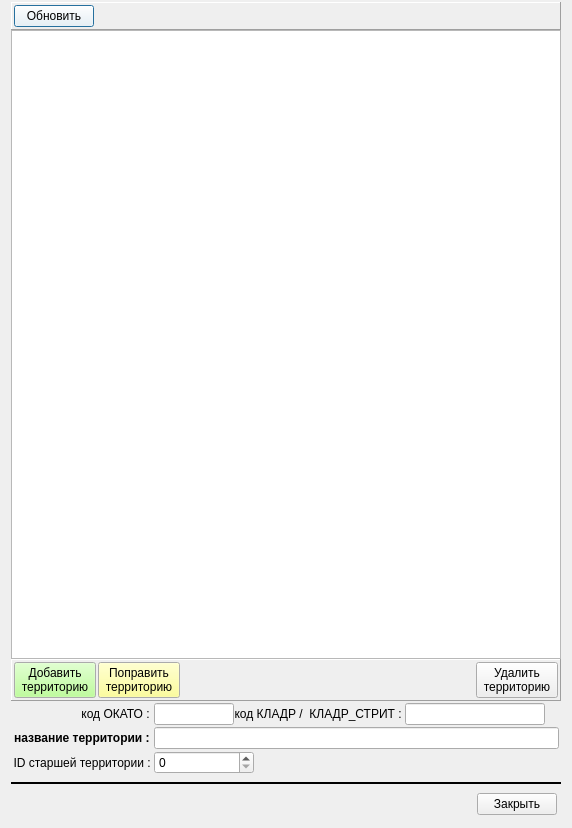
<?xml version="1.0" encoding="UTF-8"?>
<ui version="4.0">
 <class>list_persons_terrs_wnd</class>
 <widget class="QDialog" name="list_persons_terrs_wnd">
  <property name="geometry">
   <rect>
    <x>0</x>
    <y>0</y>
    <width>572</width>
    <height>828</height>
   </rect>
  </property>
  <property name="windowTitle">
   <string>Справочник территорий (для отчётов по застрахованным)</string>
  </property>
  <layout class="QVBoxLayout" name="verticalLayout" stretch="0,1,0,0,0,0">
   <property name="spacing">
    <number>0</number>
   </property>
   <property name="topMargin">
    <number>2</number>
   </property>
   <item>
    <widget class="QFrame" name="frame">
     <property name="frameShape">
      <enum>QFrame::Panel</enum>
     </property>
     <property name="frameShadow">
      <enum>QFrame::Raised</enum>
     </property>
     <layout class="QHBoxLayout" name="horizontalLayout">
      <property name="spacing">
       <number>2</number>
      </property>
      <property name="leftMargin">
       <number>2</number>
      </property>
      <property name="topMargin">
       <number>2</number>
      </property>
      <property name="rightMargin">
       <number>2</number>
      </property>
      <property name="bottomMargin">
       <number>2</number>
      </property>
      <item>
       <widget class="QPushButton" name="bn_refresh">
        <property name="palette">
         <palette>
          <active>
           <colorrole role="Button">
            <brush brushstyle="SolidPattern">
             <color alpha="255">
              <red>255</red>
              <green>255</green>
              <blue>255</blue>
             </color>
            </brush>
           </colorrole>
          </active>
          <inactive>
           <colorrole role="Button">
            <brush brushstyle="SolidPattern">
             <color alpha="255">
              <red>255</red>
              <green>255</green>
              <blue>255</blue>
             </color>
            </brush>
           </colorrole>
          </inactive>
          <disabled>
           <colorrole role="Button">
            <brush brushstyle="SolidPattern">
             <color alpha="255">
              <red>255</red>
              <green>255</green>
              <blue>255</blue>
             </color>
            </brush>
           </colorrole>
          </disabled>
         </palette>
        </property>
        <property name="text">
         <string>Обновить</string>
        </property>
        <property name="icon">
         <iconset resource="_inko_pol2_res.qrc">
          <normaloff>:/refresh.png</normaloff>:/refresh.png</iconset>
        </property>
       </widget>
      </item>
      <item>
       <spacer name="horizontalSpacer">
        <property name="orientation">
         <enum>Qt::Horizontal</enum>
        </property>
        <property name="sizeHint" stdset="0">
         <size>
          <width>40</width>
          <height>20</height>
         </size>
        </property>
       </spacer>
      </item>
     </layout>
    </widget>
   </item>
   <item>
    <widget class="QTableView" name="tab_terrs">
     <property name="selectionMode">
      <enum>QAbstractItemView::SingleSelection</enum>
     </property>
     <property name="selectionBehavior">
      <enum>QAbstractItemView::SelectRows</enum>
     </property>
     <attribute name="verticalHeaderDefaultSectionSize">
      <number>20</number>
     </attribute>
     <attribute name="verticalHeaderMinimumSectionSize">
      <number>20</number>
     </attribute>
    </widget>
   </item>
   <item>
    <widget class="QFrame" name="frame_2">
     <property name="frameShape">
      <enum>QFrame::Panel</enum>
     </property>
     <property name="frameShadow">
      <enum>QFrame::Raised</enum>
     </property>
     <layout class="QHBoxLayout" name="horizontalLayout_2">
      <property name="spacing">
       <number>2</number>
      </property>
      <property name="leftMargin">
       <number>2</number>
      </property>
      <property name="topMargin">
       <number>2</number>
      </property>
      <property name="rightMargin">
       <number>2</number>
      </property>
      <property name="bottomMargin">
       <number>2</number>
      </property>
      <item>
       <widget class="QPushButton" name="bn_add">
        <property name="palette">
         <palette>
          <active>
           <colorrole role="Button">
            <brush brushstyle="SolidPattern">
             <color alpha="255">
              <red>170</red>
              <green>255</green>
              <blue>127</blue>
             </color>
            </brush>
           </colorrole>
          </active>
          <inactive>
           <colorrole role="Button">
            <brush brushstyle="SolidPattern">
             <color alpha="255">
              <red>170</red>
              <green>255</green>
              <blue>127</blue>
             </color>
            </brush>
           </colorrole>
          </inactive>
          <disabled>
           <colorrole role="Button">
            <brush brushstyle="SolidPattern">
             <color alpha="255">
              <red>170</red>
              <green>255</green>
              <blue>127</blue>
             </color>
            </brush>
           </colorrole>
          </disabled>
         </palette>
        </property>
        <property name="text">
         <string>Добавить
 территорию </string>
        </property>
       </widget>
      </item>
      <item>
       <widget class="QPushButton" name="bn_edit">
        <property name="palette">
         <palette>
          <active>
           <colorrole role="Button">
            <brush brushstyle="SolidPattern">
             <color alpha="255">
              <red>255</red>
              <green>255</green>
              <blue>127</blue>
             </color>
            </brush>
           </colorrole>
          </active>
          <inactive>
           <colorrole role="Button">
            <brush brushstyle="SolidPattern">
             <color alpha="255">
              <red>255</red>
              <green>255</green>
              <blue>127</blue>
             </color>
            </brush>
           </colorrole>
          </inactive>
          <disabled>
           <colorrole role="Button">
            <brush brushstyle="SolidPattern">
             <color alpha="255">
              <red>255</red>
              <green>255</green>
              <blue>127</blue>
             </color>
            </brush>
           </colorrole>
          </disabled>
         </palette>
        </property>
        <property name="text">
         <string>Поправить
 территорию </string>
        </property>
       </widget>
      </item>
      <item>
       <spacer name="horizontalSpacer_2">
        <property name="orientation">
         <enum>Qt::Horizontal</enum>
        </property>
        <property name="sizeHint" stdset="0">
         <size>
          <width>40</width>
          <height>20</height>
         </size>
        </property>
       </spacer>
      </item>
      <item>
       <widget class="QPushButton" name="bn_delete">
        <property name="text">
         <string>Удалить
 территорию </string>
        </property>
       </widget>
      </item>
     </layout>
    </widget>
   </item>
   <item>
    <layout class="QFormLayout" name="formLayout">
     <property name="fieldGrowthPolicy">
      <enum>QFormLayout::AllNonFixedFieldsGrow</enum>
     </property>
     <property name="verticalSpacing">
      <number>2</number>
     </property>
     <property name="leftMargin">
      <number>2</number>
     </property>
     <property name="topMargin">
      <number>2</number>
     </property>
     <property name="rightMargin">
      <number>2</number>
     </property>
     <property name="bottomMargin">
      <number>2</number>
     </property>
     <item row="0" column="0">
      <widget class="QLabel" name="label_5">
       <property name="minimumSize">
        <size>
         <width>140</width>
         <height>0</height>
        </size>
       </property>
       <property name="text">
        <string>код ОКАТО : </string>
       </property>
       <property name="alignment">
        <set>Qt::AlignRight|Qt::AlignTrailing|Qt::AlignVCenter</set>
       </property>
      </widget>
     </item>
     <item row="1" column="0">
      <widget class="QLabel" name="label">
       <property name="minimumSize">
        <size>
         <width>140</width>
         <height>0</height>
        </size>
       </property>
       <property name="font">
        <font>
         <weight>75</weight>
         <bold>true</bold>
        </font>
       </property>
       <property name="text">
        <string>название территории : </string>
       </property>
       <property name="alignment">
        <set>Qt::AlignRight|Qt::AlignTrailing|Qt::AlignVCenter</set>
       </property>
      </widget>
     </item>
     <item row="1" column="1">
      <widget class="QLineEdit" name="ln_terr_name">
       <property name="font">
        <font>
         <weight>75</weight>
         <bold>true</bold>
        </font>
       </property>
      </widget>
     </item>
     <item row="3" column="0">
      <widget class="QLabel" name="label_2">
       <property name="minimumSize">
        <size>
         <width>140</width>
         <height>0</height>
        </size>
       </property>
       <property name="text">
        <string>ID старшей территории : </string>
       </property>
       <property name="alignment">
        <set>Qt::AlignRight|Qt::AlignTrailing|Qt::AlignVCenter</set>
       </property>
      </widget>
     </item>
     <item row="3" column="1">
      <widget class="QSpinBox" name="spin_up">
       <property name="maximumSize">
        <size>
         <width>100</width>
         <height>16777215</height>
        </size>
       </property>
       <property name="font">
        <font>
         <weight>50</weight>
         <bold>false</bold>
        </font>
       </property>
       <property name="minimum">
        <number>0</number>
       </property>
       <property name="maximum">
        <number>1000000000</number>
       </property>
      </widget>
     </item>
     <item row="0" column="1">
      <layout class="QHBoxLayout" name="horizontalLayout_3">
       <item>
        <widget class="QLineEdit" name="ln_okato">
         <property name="maximumSize">
          <size>
           <width>80</width>
           <height>16777215</height>
          </size>
         </property>
         <property name="font">
          <font>
           <weight>50</weight>
           <bold>false</bold>
          </font>
         </property>
        </widget>
       </item>
       <item>
        <widget class="QLabel" name="label_4">
         <property name="minimumSize">
          <size>
           <width>160</width>
           <height>0</height>
          </size>
         </property>
         <property name="text">
          <string>код КЛАДР /  КЛАДР_СТРИТ : </string>
         </property>
         <property name="alignment">
          <set>Qt::AlignRight|Qt::AlignTrailing|Qt::AlignVCenter</set>
         </property>
        </widget>
       </item>
       <item>
        <widget class="QLineEdit" name="ln_kladr">
         <property name="minimumSize">
          <size>
           <width>140</width>
           <height>0</height>
          </size>
         </property>
         <property name="maximumSize">
          <size>
           <width>150</width>
           <height>16777215</height>
          </size>
         </property>
         <property name="font">
          <font>
           <weight>50</weight>
           <bold>false</bold>
          </font>
         </property>
         <property name="inputMask">
          <string>999999999999999</string>
         </property>
        </widget>
       </item>
       <item>
        <spacer name="horizontalSpacer_4">
         <property name="orientation">
          <enum>Qt::Horizontal</enum>
         </property>
         <property name="sizeHint" stdset="0">
          <size>
           <width>2</width>
           <height>2</height>
          </size>
         </property>
        </spacer>
       </item>
      </layout>
     </item>
    </layout>
   </item>
   <item>
    <widget class="Line" name="line">
     <property name="minimumSize">
      <size>
       <width>0</width>
       <height>15</height>
      </size>
     </property>
     <property name="frameShadow">
      <enum>QFrame::Plain</enum>
     </property>
     <property name="lineWidth">
      <number>2</number>
     </property>
     <property name="orientation">
      <enum>Qt::Horizontal</enum>
     </property>
    </widget>
   </item>
   <item>
    <layout class="QHBoxLayout" name="horizontalLayout_4">
     <property name="spacing">
      <number>2</number>
     </property>
     <property name="leftMargin">
      <number>2</number>
     </property>
     <property name="topMargin">
      <number>2</number>
     </property>
     <property name="rightMargin">
      <number>2</number>
     </property>
     <property name="bottomMargin">
      <number>2</number>
     </property>
     <item>
      <spacer name="horizontalSpacer_3">
       <property name="orientation">
        <enum>Qt::Horizontal</enum>
       </property>
       <property name="sizeHint" stdset="0">
        <size>
         <width>40</width>
         <height>20</height>
        </size>
       </property>
      </spacer>
     </item>
     <item>
      <widget class="QPushButton" name="bn_close">
       <property name="text">
        <string>Закрыть</string>
       </property>
      </widget>
     </item>
     <item>
      <layout class="QVBoxLayout" name="verticalLayout_2">
       <property name="spacing">
        <number>1</number>
       </property>
       <property name="leftMargin">
        <number>1</number>
       </property>
       <property name="topMargin">
        <number>1</number>
       </property>
       <property name="rightMargin">
        <number>1</number>
       </property>
       <property name="bottomMargin">
        <number>1</number>
       </property>
      </layout>
     </item>
    </layout>
   </item>
  </layout>
 </widget>
 <tabstops>
  <tabstop>tab_terrs</tabstop>
  <tabstop>bn_refresh</tabstop>
  <tabstop>bn_add</tabstop>
  <tabstop>bn_edit</tabstop>
  <tabstop>bn_delete</tabstop>
  <tabstop>ln_terr_name</tabstop>
 </tabstops>
 <resources>
  <include location="_inko_pol2_res.qrc"/>
 </resources>
 <connections/>
</ui>
